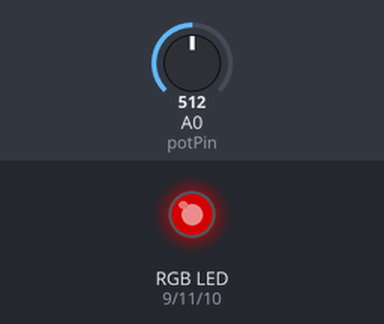
A sketch run on a simulated Arduino Uno, built with avr-gcc and run on an emulated ATmega328P. Shown: an RGB LED mixed from three pins (HIGH = lit). The inputs (shaded band) are chosen by the test bench; at power-on: A0 (potPin) = 512. Dim RGB values are drawn brighter than linear; what the sketch prints to the serial monitor is not drawn.

Above: at 1.2 s.
1.3 s: A0 (potPin) set to 716
At 2.5 s:
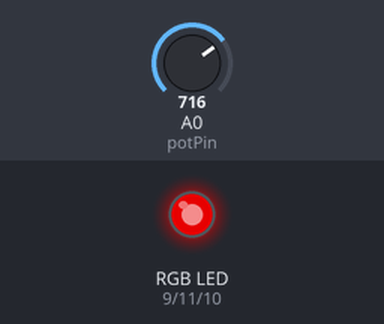
2.8 s: A0 (potPin) set to 900
At 3.7 s:
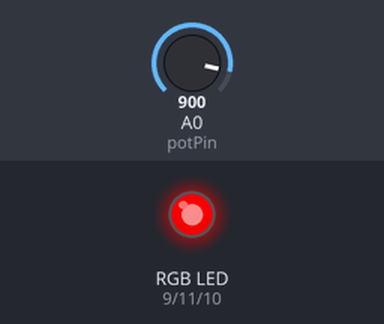
4.3 s: A0 (potPin) set to 122
At 4.7 s:
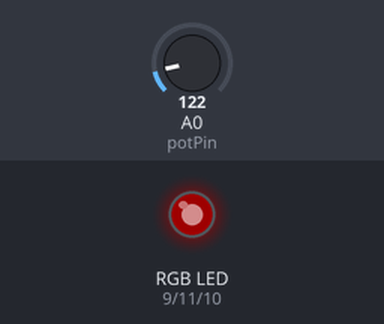
5.8 s: A0 (potPin) set to 0
At 7.0 s:
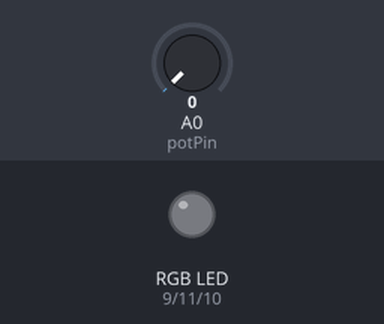
7.3 s: A0 (potPin) set to 511
At 8.4 s:
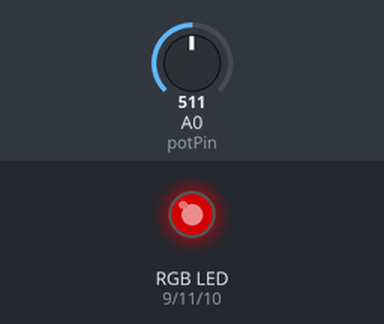
Timing chart, 0 to 9.8 s (numbered marks = the images above; inputs shaded):
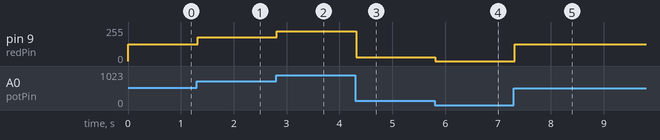

Measured:
- after the input at 1.3 s, pin 9 (redPin): 127/255 → 178/255 at once
- after the input at 2.8 s, pin 9 (redPin): 178/255 → 224/255 at once
- after the input at 4.3 s, pin 9 (redPin): 224/255 → 30/255 at once
- after the input at 5.8 s, pin 9 (redPin): 30/255 → 0/255 at once
- after the input at 7.3 s, pin 9 (redPin): 0/255 → 127/255 at once

The sketch:

Task4_PotentiometerControl.ino
```cpp
/* HERIOT-WATT UNIVERSITY
 School of Engineering and Physical Sciences
 Mechanical Engineering Laboratory
 Arduino Experiments

 RGB LED control:PotentiometerControl

 */

int redPin = 9;
int bluePin = 10;
int greenPin = 11;


// Control the brightness using a potentiometer
int potPin = A0;    // select the input pin for the potentiometer
int val = 0;       // variable to store the value coming from the potentiometer

float highestValueFromPotentiometer = 1023; // Set limiting value of potentiometer
float value = 0; //255 is the highest value you can set for RGB colours
// Using a float instead of an integer will give a smoother transition when turning the potentiometer


void setup()
{

  Serial.begin(9600);

  // Set the pins defined by redPin etc. as outputs
  pinMode(redPin, OUTPUT);
  pinMode(greenPin, OUTPUT);
  pinMode(bluePin, OUTPUT);

  // Set the pin defined by potPin as an input
  pinMode(potPin, INPUT);

}

void loop()
{

  val = analogRead(potPin); //highestValueFromPotentiometer might need adjustment depending on the value you get from the potentiometer
  Serial.println(highestValueFromPotentiometer); //You can check the results from the pot by printing them to the serial window
  value = val/highestValueFromPotentiometer*255; //The highest value you can get when val == highestValueFromPotentiometer

  analogWrite(redPin, value);

}
```
